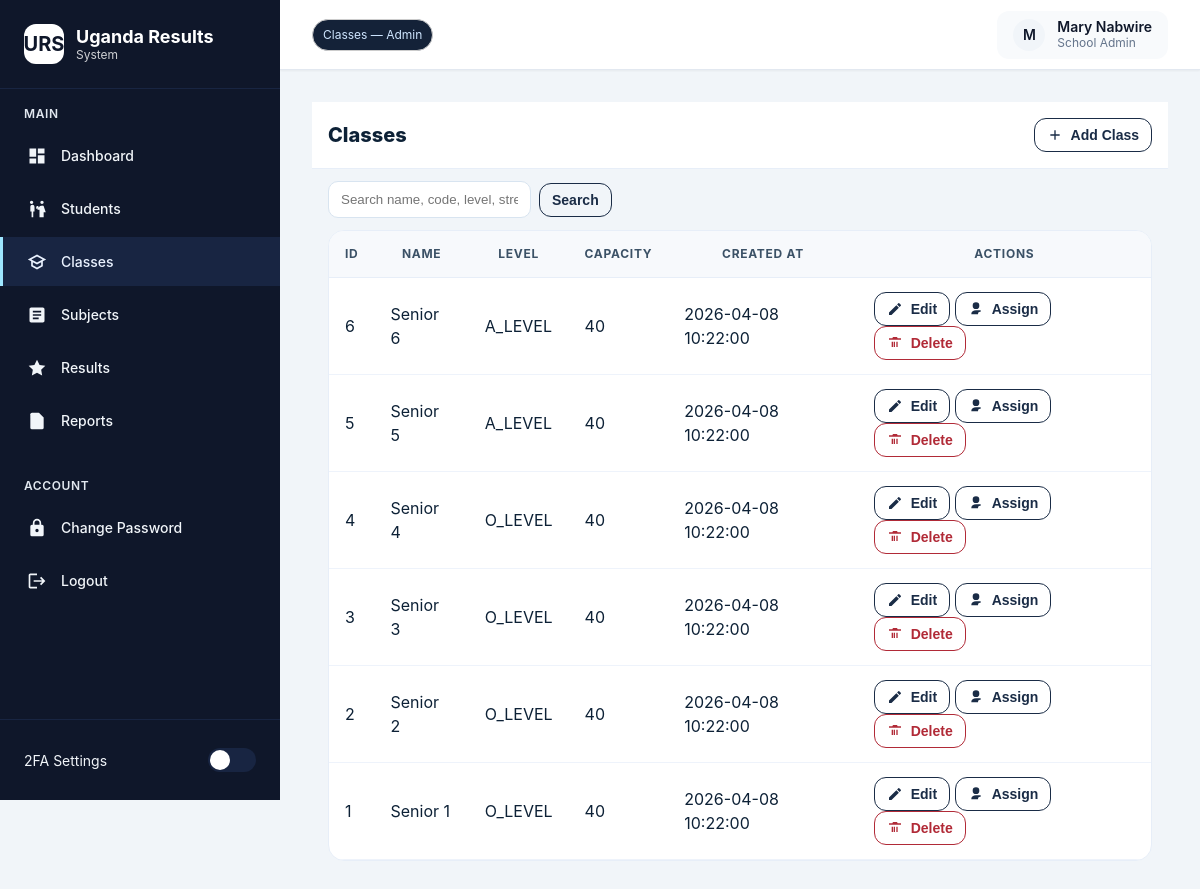
The page /public/admin/classes.php (signed in) on the database its author committed.
### tables this page shows
CREATE TABLE classes (
    id INT PRIMARY KEY AUTO_INCREMENT,
    school_id INT NOT NULL,
    name VARCHAR(50) NOT NULL,
    level ENUM('O_LEVEL', 'A_LEVEL') NOT NULL,
    year_group INT NOT NULL,
    class_teacher_id INT,
    capacity INT DEFAULT 40,
    is_active BOOLEAN DEFAULT TRUE,
    created_at TIMESTAMP DEFAULT CURRENT_TIMESTAMP
);

### public/admin/classes.php (the view, shortened to what this page needs)
<?php
$role = function_exists('get_user_role') ? get_user_role() : null;
$isSuper = ($role === 'SUPER_ADMIN');
function pdo(): PDO {
  $dsn  = defined('DB_DSN')  ? DB_DSN  : 'mysql:host='.(defined('DB_HOST')?DB_HOST:'127.0.0.1').';dbname='.(defined('DB_NAME')?DB_NAME:'').';charset=utf8mb4';
  $user = defined('DB_USER') ? DB_USER : '';
  $pass = defined('DB_PASS') ? DB_PASS : '';
  return new PDO($dsn, $user, $pass, [
    PDO::ATTR_ERRMODE => PDO::ERRMODE_EXCEPTION,
    PDO::ATTR_DEFAULT_FETCH_MODE => PDO::FETCH_ASSOC,
  ]);
}
function table_exists(PDO $pdo, string $t): bool { return (bool)$pdo->query("SHOW TABLES LIKE ".$pdo->quote($t))->fetchColumn(); }
function cols(PDO $pdo, string $t): array { $o=[]; foreach ($pdo->query("SHOW COLUMNS FROM `{$t}`") as $r) $o[]=$r['Field']; return $o; }
function ix(array $a, array $b): array { return array_values(array_intersect($a,$b)); }
function current_school_id(PDO $pdo): ?int {
  if (!empty($_SESSION['school_id'])) return (int)$_SESSION['school_id'];
  return null;
}
$pdo      = pdo();
$tbl      = 'classes';
if (!table_exists($pdo,$tbl)) { include __DIR__.'/../../views/layouts/header.php';
  include __DIR__.'/../../views/layouts/footer.php'; exit;
}
$C        = cols($pdo,$tbl);
$hasId    = in_array('id',$C,true);
$hasSchool   = in_array('school_id',$C,true);
$schoolId = current_school_id($pdo);
$q      = trim((string)($_GET['q'] ?? ''));
$page   = max(1,(int)($_GET['page'] ?? 1));
$per    = 20;
$off    = ($page-1)*$per;
$where=[]; $bind=[];
if ($hasSchool && !$isSuper && $schoolId) { $where[]="`{$tbl}`.`school_id`=:sid"; $bind[':sid']=$schoolId; }
$W = $where ? ('WHERE '.implode(' AND ',$where)) : '';
$cnt = $pdo->prepare("SELECT COUNT(*) FROM `{$tbl}` {$W}"); $cnt->execute($bind); $total=(int)$cnt->fetchColumn();
$displayCols = ix(['id','name','level','capacity','created_at'], $C); if (!$displayCols) $displayCols=['id','name'];
$sql = "SELECT `".implode('`,`',$displayCols)."` FROM `{$tbl}` {$W} ORDER BY ".($hasId?'`id` DESC':'1')." LIMIT :lim OFFSET :off";
$st  = $pdo->prepare($sql);
foreach ($bind as $k=>$v) $st->bindValue($k,$v,is_int($v)?PDO::PARAM_INT:PDO::PARAM_STR);
$st->bindValue(':lim',$per,PDO::PARAM_INT); $st->bindValue(':off',$off,PDO::PARAM_INT);
$st->execute(); $rows=$st->fetchAll(); $pages=(int)ceil($total/$per);
include __DIR__ . '/../../views/layouts/header.php';
?>
<section class="classes-page">
  <div class="page-head">
    <h1>Classes</h1>
    <div class="actions">
      <button class="btn" id="btnOpenModal" type="button">
        <svg viewBox="0 0 24 24" width="16" height="16"><path d="M11 11V5h2v6h6v2h-6v6h-2v-6H5v-2z" fill="currentColor"/></svg>
        Add Class
      </button>
    </div>
  </div>
  <form class="search" method="get">
    <input type="text" name="q" value="<?=htmlspecialchars($q)?>" placeholder="Search name, code, level, stream…" />
    <button class="btn" type="submit">Search</button>
  </form>
  <div class="table-wrap">
    <table>
      <thead><tr>
        <?php foreach ($displayCols as $c): ?><th><?=ucwords(str_replace('_',' ',$c))?></th><?php endforeach; ?>
        <?php if ($hasId): ?><th>Actions</th><?php endif; ?>
      </tr></thead>
      <tbody>
        <?php foreach ($rows as $r): ?>
          <tr>
            <?php foreach ($displayCols as $c): ?>
              <td><?=htmlspecialchars((string)$r[$c])?></td>
            <?php endforeach; ?>
            <td class="actions-col">
              <button class="btn" type="button" data-act="edit" data-row='<?=htmlspecialchars(json_encode($r),ENT_QUOTES,"UTF-8")?>'>
                <svg viewBox="0 0 24 24" width="16" height="16"><path d="M3 17.25V21h3.75L17.81 9.94l-3.75-3.75L3 17.25zM20.71 7.04a1.003 1.003 0 000-1.41l-2.34-2.34a1.003 1.003 0 00-1.41 0l-1.83 1.83 3.75 3.75 1.83-1.83z" fill="currentColor"/></svg>
                Edit
              </button>
              <button class="btn" type="button" data-act="assign" data-id="<?=$r['id']?>" data-current-teacher-id="">
                <svg viewBox="0 0 24 24" width="16" height="16"><path d="M12 12a5 5 0 115-5 5 5 0 01-5 5zm0 2c-4 0-7 2-7 5v1h10v-1a3 3 0 013-3h1v-2z" fill="currentColor"/></svg>
                Assign
              </button>
              <form method="post" style="display:inline" onsubmit="return confirm('Delete this class?');">
                <button class="btn btn-danger" type="submit">
                  <svg viewBox="0 0 24 24" width="16" height="16"><path d="M9 3h6l1 2h5v2H3V5h5l1-2zm1 7h2v8h-2v-8zm4 0h2v8h-2v-8zM7 10h2v8H7v-8z" fill="currentColor"/></svg>
                  Delete
                </button>
              </form>
            </td>
          </tr>
        <?php endforeach; ?>
      </tbody>
    </table>
  </div>
</section>
<?php include __DIR__ . '/../../views/layouts/footer.php';

### assets/css/app.css (style rules this page uses)
:root { --primary-50: #f8fafc;; --primary-100: #f1f5f9; --primary-200: #e2e8f0; --primary-300: #cbd5e1; --primary-400: #94a3b8; --primary-500: #182542; --primary-600: #182542; --primary-700: #0f172a; --primary-800: #0f172a; --primary-900: #0f172a; --gray-50: #f8fafc; --gray-100: #f1f5f9; --gray-200: #e2e8f0; --gray-300: #cbd5e1; --gray-400: #94a3b8; --gray-500: #64748b; --gray-600: #475569; --gray-700: #334155; --gray-800: #1e293b; --gray-900: #0f172a; --white: #ffffff; --black: #000000; --shadow-sm: 0 1px 2px 0 rgb(0 0 0 / 0.05); --shadow-md: 0 4px 6px -1px rgb(0 0 0 / 0.1), 0 2px 4px -2px rgb(0 0 0 / 0.1); --shadow-lg: 0 10px 15px -3px rgb(0 0 0 / 0.1), 0 4px 6px -4px rgb(0 0 0 / 0.1); --shadow-xl: 0 20px 25px -5px rgb(0 0 0 / 0.1), 0 8px 10px -6px rgb(0 0 0 / 0.1); --radius-sm: 0.375rem; --radius-md: 0.5rem; --radius-lg: 0.75rem; --radius-xl: 1rem; --transition: all 0.3s cubic-bezier(0.4, 0, 0.2, 1); --transition-fast: all 0.15s cubic-bezier(0.4, 0, 0.2, 1); --sidebar-width: 280px; }
*, *::before, *::after { box-sizing: border-box; margin: 0; padding: 0; }
html { font-size: 16px; line-height: 1.5; font-family: -apple-system, BlinkMacSystemFont, 'Segoe UI', Roboto, 'Helvetica Neue', Arial, sans-serif; scroll-behavior: smooth; }
body { background-color: var(--gray-100); color: var(--gray-900); min-height: 100vh; transition: var(--transition); font-feature-settings: 'kern' 1, 'liga' 1; text-rendering: optimizeLegibility; -webkit-font-smoothing: antialiased; -moz-osx-font-smoothing: grayscale; }
table tbody tr { transition: background-color .18s ease, color .18s ease; }
.btn { display: inline-flex; align-items: center; justify-content: center; padding: 0.625rem 1.25rem; border: 1px solid transparent; border-radius: var(--radius-md); font-size: 0.875rem; font-weight: 500; text-decoration: none; cursor: pointer; transition: var(--transition); gap: 0.5rem; white-space: nowrap; }

### public/admin/classes.php (style rules this page uses)
.classes-page .page-head { display:flex;justify-content:space-between;align-items:center;padding:16px;border-bottom:1px solid #e7eef8;background:#fff }
.classes-page h1 { margin:0;font-size:20px;font-weight:800;color:#0d2136 }
.classes-page .search { display:flex;gap:8px;align-items:center;margin:12px 16px }
.classes-page .search input { border:1px solid #d8e4f0;border-radius:10px;padding:10px 12px }
.classes-page .btn { appearance:none;background:transparent;border:1.6px solid #1a2c46;border-radius:12px;padding:8px 12px;font-weight:700;display:inline-flex;gap:8px;align-items:center;color:#1a2c46 }
.classes-page .btn-danger { border-color:#b12a37;color:#b12a37 }
.classes-page .table-wrap { margin:0 16px 16px;background:#fff;border:1px solid #e7eef8;border-radius:16px;overflow:hidden }
.classes-page table { width:100%;border-collapse:separate;border-spacing:0 }
.classes-page thead th { background:#f7f9fc;color:#3b5166;font-size:12px;letter-spacing:.06em;text-transform:uppercase;padding:14px 16px;border-bottom:1px solid #e7eef8 }
.classes-page tbody td { padding:14px 16px;border-bottom:1px solid #eef3fb;color:#0d2136 }

### rows shown on the page
classes: id "6", name "Senior 6", level "A_LEVEL", capacity "40", created_at "2026-04-08 10:22:00"
classes: id "5", name "Senior 5", level "A_LEVEL", capacity "40", created_at "2026-04-08 10:22:00"
classes: id "4", name "Senior 4", level "O_LEVEL", capacity "40", created_at "2026-04-08 10:22:00"
classes: id "3", name "Senior 3", level "O_LEVEL", capacity "40", created_at "2026-04-08 10:22:00"
classes: id "2", name "Senior 2", level "O_LEVEL", capacity "40", created_at "2026-04-08 10:22:00"
classes: id "1", name "Senior 1", level "O_LEVEL", capacity "40", created_at "2026-04-08 10:22:00"

### other values the page prints
current_page_label() "Classes — Admin"
substr($_SESSION['user_name'] ?? 'U', 0, 1) "M"
$_SESSION['user_name'] "Mary Nabwire"
str_replace('_',' ', strtolower($userRole)) "School Admin"
str_replace('_',' ',$c) "ID"
str_replace('_',' ',$c) "NAME"
str_replace('_',' ',$c) "LEVEL"
str_replace('_',' ',$c) "CAPACITY"
str_replace('_',' ',$c) "CREATED AT"
